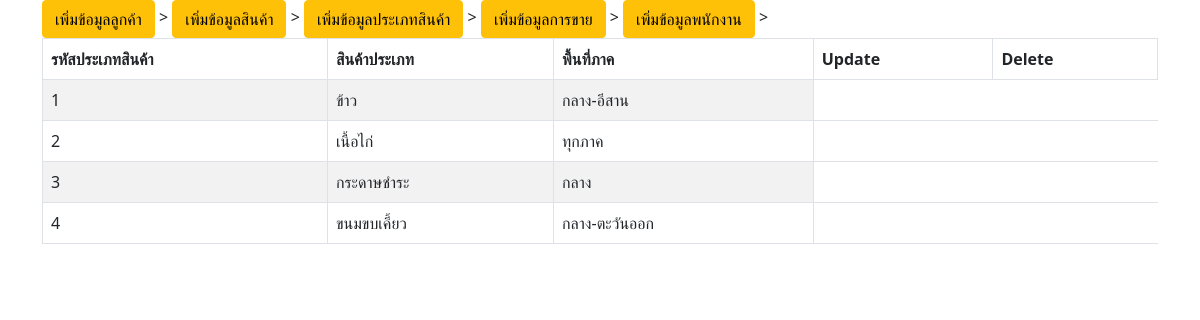
The app's page /index2.php with its own data.
### tables this page shows
CREATE TABLE `tbl_category` (
  `cg_no` int(10) NOT NULL,
  `catename` varchar(50) NOT NULL,
  `tharea` varchar(20) NOT NULL
);

### index2.php (the view, shortened to what this page needs)
<!DOCTYPE html>
<html lang="en">
<head>
    <link rel="stylesheet" href="https://stackpath.bootstrapcdn.com/bootstrap/5.0.0-alpha1/css/bootstrap.min.css">
</head>
<body>
<div class="container">
                <a href="ins_form.php" class="btn btn-warning">เพิ่มข้อมูลลูกค้า</a> >
                <a href="ins_form1.php" class="btn btn-warning">เพิ่มข้อมูลสินค้า</a> >
                <a href="ins_form2.php" class="btn btn-warning">เพิ่มข้อมูลประเภทสินค้า</a> >
                <a href="ins_form3.php" class="btn btn-warning">เพิ่มข้อมูลการขาย</a> >
                <a href="ins_form4.php" class="btn btn-warning">เพิ่มข้อมูลพนักงาน</a> >
<table id="mytable" class="table table-bordered table-striped">
        <thead>
 <tr>
 <th>รหัสประเภทสินค้า</th>
 <th>สินค้าประเภท</th>
 <th>พื้นที่ภาค</th>
<th>Update</th>
<th>Delete</th>
 </tr>
 </thead>
 <tbody>
 <?php
 include('connection.php');
 $sql = "SELECT * FROM tbl_category";
 $result = $conn->query($sql);
 if ($result->num_rows > 0) {
 while($row = $result->fetch_assoc()) {
 echo '<tr>';
 echo '<td>'. $row['cg_no'] . '</td>';
 echo '<td>'. $row['catename'] . '</td>';
 echo '<td>'. $row['tharea'] . '</td>';
 echo '</tr>';
 }
 } else {
 echo " ";
 }
 ?>
</tbody>
</table>
</div>
</body>
</html>

### records on screen
tbl_category: cg_no "1", catename "ข้าว", tharea "กลาง-อีสาน"
tbl_category: cg_no "2", catename "เนื้อไก่", tharea "ทุกภาค"
tbl_category: cg_no "3", catename "กระดาษชำระ", tharea "กลาง"
tbl_category: cg_no "4", catename "ขนมขบเคี้ยว", tharea "กลาง-ตะวันออก"
